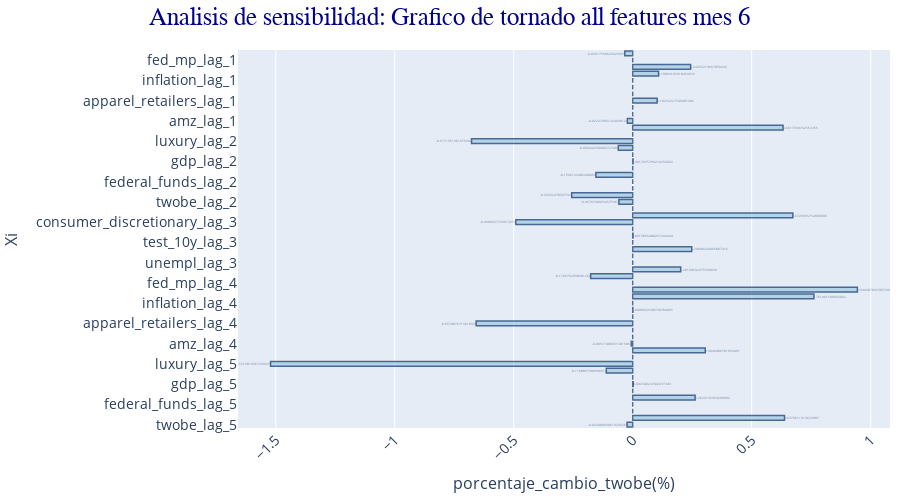

The cell this chart's notebook holds for it:
### Code cell
plot_tornado_chart(acum_tornado_df[acum_tornado_df['mes'] == acum_tornado_df.mes.max()], 'all features mes 6')

### Figure 1 — Plotly figure (JSON) as saved in the notebook; plotly's stock layout.template omitted (floating-point values rounded to 4 significant figures)
{"data": [{"base": 0, "marker": {"color": "rgb(158,202,225)", "line": {"color": "rgb(8,48,107)", "width": 1.5}}, "name": "Revenue", "opacity": 0.7, "orientation": "h", "text": [-0.02349, 0.638, 0, 0, 0.2623, 0, 0.00234, 0, -0.1109, -1.522, 0, 0.3049, -0.005774, 0, 0, -0.6579, 0, 0.0008663, 0, 0.7614, 0.9443, 0, -0.1767, 0.2016, 0, 0, 0.2481, 0, 0.001587, 0, -0.491, 0.6729, 0, -0.05798, -0.2563, 0, 0, -0.1546, 0, 0.001708, 0, -0.06044, -0.6772, 0, 0.6318, -0.02228, 0, 0, 0.1025, 0, 0, 0, 0.1086, 0.2434, 0, -0.03318], "textposition": "auto", "type": "bar", "x": [-0.02349, 0.638, 0, 0, 0.2623, 0, 0.00234, 0, -0.1109, -1.522, 0, 0.3049, -0.005774, 0, 0, -0.6579, 0, 0.0008663, 0, 0.7614, 0.9443, 0, -0.1767, 0.2016, 0, 0, 0.2481, 0, 0.001587, 0, -0.491, 0.6729, 0, -0.05798, -0.2563, 0, 0, -0.1546, 0, 0.001708, 0, -0.06044, -0.6772, 0, 0.6318, -0.02228, 0, 0, 0.1025, 0, 0, 0, 0.1086, 0.2434, 0, -0.03318], "y": ["twobe_lag_5", "amz_lag_5", "unempl_lag_5", "federal_funds_lag_5", "apparel_retailers_lag_5", "test_10y_lag_5", "gdp_lag_5", "inflation_lag_5", "consumer_discretionary_lag_5", "luxury_lag_5", "fed_mp_lag_5", "twobe_lag_4", "amz_lag_4", "unempl_lag_4", "federal_funds_lag_4", "apparel_retailers_lag_4", "test_10y_lag_4", "gdp_lag_4", "inflation_lag_4", "consumer_discretionary_lag_4", "luxury_lag_4", "fed_mp_lag_4", "twobe_lag_3", "amz_lag_3", "unempl_lag_3", "federal_funds_lag_3", "apparel_retailers_lag_3", "test_10y_lag_3", "gdp_lag_3", "inflation_lag_3", "consumer_discretionary_lag_3", "luxury_lag_3", "fed_mp_lag_3", "twobe_lag_2", "amz_lag_2", "unempl_lag_2", "federal_funds_lag_2", "apparel_retailers_lag_2", "test_10y_lag_2", "gdp_lag_2", "inflation_lag_2", "consumer_discretionary_lag_2", "luxury_lag_2", "fed_mp_lag_2", "twobe_lag_1", "amz_lag_1", "unempl_lag_1", "federal_funds_lag_1", "apparel_retailers_lag_1", "test_10y_lag_1", "gdp_lag_1", "inflation_lag_1", "consumer_discretionary_lag_1", "luxury_lag_1", "fed_mp_lag_1", "mes"]}], "layout": {"bargap": 0.3, "barmode": "overlay", "height": 500, "legend": {"bgcolor": "rgba(255, 255, 255, 0)", "bordercolor": "rgba(255, 255, 255, 0)", "x": 0.8, "y": 0.01}, "margin": {"b": 10, "l": 10, "r": 10, "t": 50}, "title": {"font": {"color": "darkblue", "family": "sans-serif", "size": 25}, "text": "Analisis de sensibilidad: Grafico de tornado all features mes 6", "x": 0.5}, "xaxis": {"tickangle": -45, "tickfont": {"size": 14}, "title": {"font": {"size": 16}, "text": "porcentaje_cambio_twobe(%)"}}, "yaxis": {"tickfont": {"size": 14}, "title": {"font": {"size": 16}, "text": "Xi"}}}}
